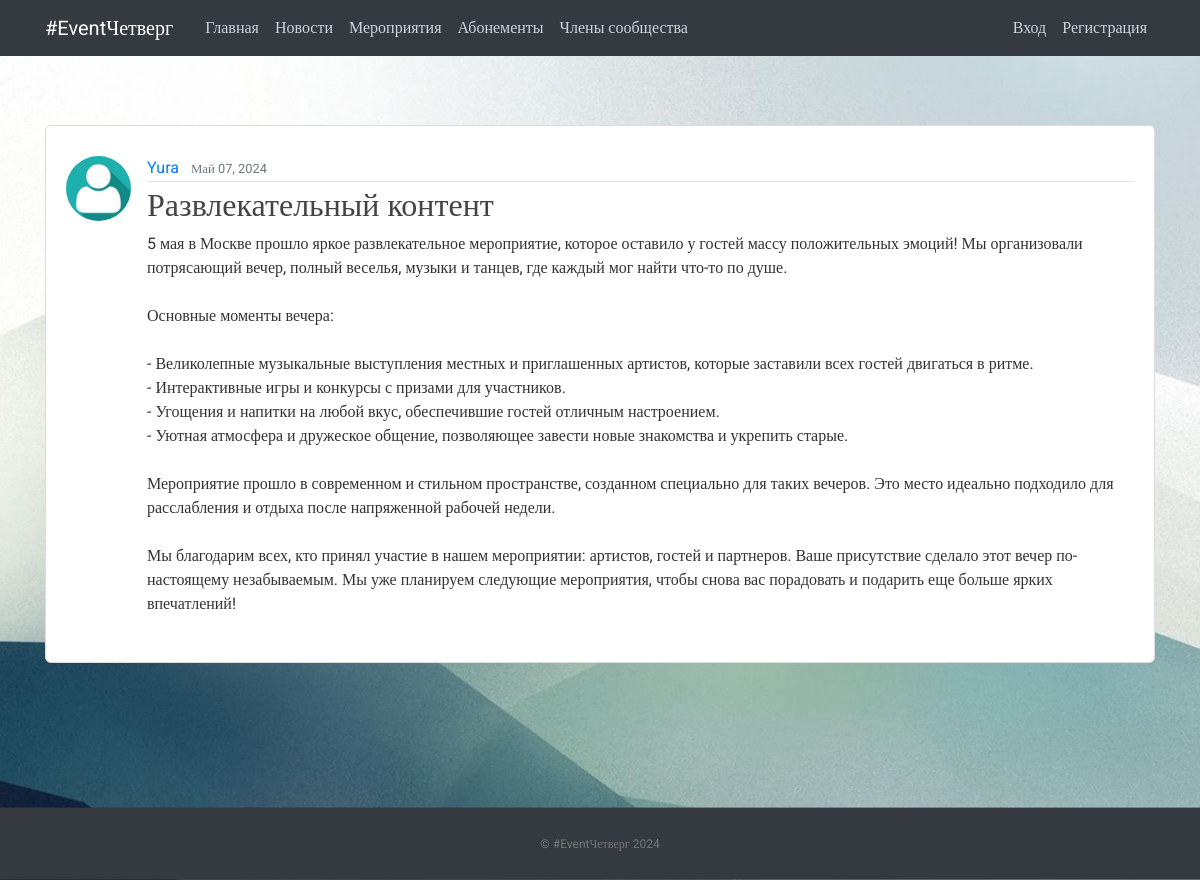
The page /news/1/ on the database its author committed.
### vkr/models.py (models this page shows, shortened)
class Post(models.Model):
    title = models.CharField(max_length=100)
    content = models.TextField()
    date_posted = models.DateTimeField(default=timezone.now)
    author = models.ForeignKey(User, on_delete=models.CASCADE)

### users/models.py (models this page shows, shortened)
class Profile(models.Model):
    user = models.OneToOneField(User, on_delete=models.CASCADE)
    image = models.ImageField(default='default.jpg', upload_to='profile_pics')
    about_me = models.TextField(null=True)
    looking_for = models.TextField(null=True)

### vkr/views.py (the view)
# urls.py: path('news/<int:pk>/', PostDetailView.as_view(), name='post-detail'),
class PostDetailView(DetailView):
    model = Post

### vkr/templates/vkr/post_detail.html (shortened to what this page needs)
{% extends "vkr/base.html" %}
{% block content %}
  <article class="media content-section">
    <img class="rounded-circle article-img" src="{{ object.author.profile.image.url }}">
    <div class="media-body">
      <div class="article-metadata">
        <a class="mr-2" href="#">{{ object.author }}</a>
        <small class="text-muted">{{ object.date_posted|date:"F d, Y" }}</small>
      </div>
      <h2 class="article-title">{{ object.title }}</h2>
      <p class="article-content">{{ object.content }}</p>
    </div>
  </article>
{% endblock content %}

### static/main.css (style rules this page uses)
body, html { width:100%; height:100% }
body { margin:0; padding:0; background: #fafafa; color: #333333; margin-top: 5rem; font-family:Roboto; background-image: url("./images/bg.jpg"); background-repeat: no-repeat; background-size: cover; background-attachment: fixed; }
h1, h2, h3, h4, h5, h6 { color: #444444; }
.content-section { background: #ffffff; padding: 30px 20px; border: 1px solid #dddddd; border-radius: 6px; margin: 20px auto; }
.article-title { color: #444444; }
.article-content { white-space: pre-line; }
.article-img { height: 65px; width: 65px; margin-right: 16px; }
.article-metadata { padding-bottom: 1px; margin-bottom: 4px; border-bottom: 1px solid #e3e3e3 }

### rows shown on the page
Post: author.profile.image (placeholder picture), author "Yura", date_posted "Май 07, 2024", title "Развлекательный контент", content "5 мая в Москве прошло яркое развлекательное мероприятие, которое оставило у гостей массу положительных эмоций! Мы организовали потрясающий вечер, полный веселья, музыки и танцев, где каждый мог найти что-то по душе. Основные моменты вечера: - Великолепные музыкальные выступления местных и приглашенных артистов, которые заставили всех гостей двигаться в ритме. - Интерактивные игры и конкурсы с призами для участников. - Угощения и напитки на любой вкус, обеспечившие гостей отличным настроением. - Уютная атмосфера и дружеское общение, позволяющее завести новые знакомства и укрепить старые. Мероприятие прошло в современном и стильном пространстве, созданном специально для таких вечеров. Это…"
